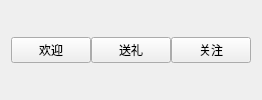
           <widget class="QWidget" name="thankTopTabGroup" native="true">
            <property name="minimumSize">
             <size>
              <width>90</width>
              <height>20</height>
             </size>
            </property>
            <property name="styleSheet">
             <string notr="true">#thankTopTabGroup
{
	background: white;
	border-radius: 10px;
}</string>
            </property>
            <layout class="QHBoxLayout" name="horizontalLayout_18">
             <property name="spacing">
              <number>0</number>
             </property>
             <property name="topMargin">
              <number>0</number>
             </property>
             <property name="bottomMargin">
              <number>0</number>
             </property>
             <item>
              <widget class="WaterFloatButton" name="thankWelcomeTabButton">
               <property name="cursor">
                <cursorShape>PointingHandCursor</cursorShape>
               </property>
               <property name="text">
                <string>欢迎</string>
               </property>
              </widget>
             </item>
             <item>
              <widget class="WaterFloatButton" name="thankGiftTabButton">
               <property name="cursor">
                <cursorShape>PointingHandCursor</cursorShape>
               </property>
               <property name="text">
                <string>送礼</string>
               </property>
              </widget>
             </item>
             <item>
              <widget class="WaterFloatButton" name="thankAttentionTabButton">
               <property name="cursor">
                <cursorShape>PointingHandCursor</cursorShape>
               </property>
               <property name="text">
                <string>关注</string>
               </property>
              </widget>
             </item>
            </layout>
           </widget>
